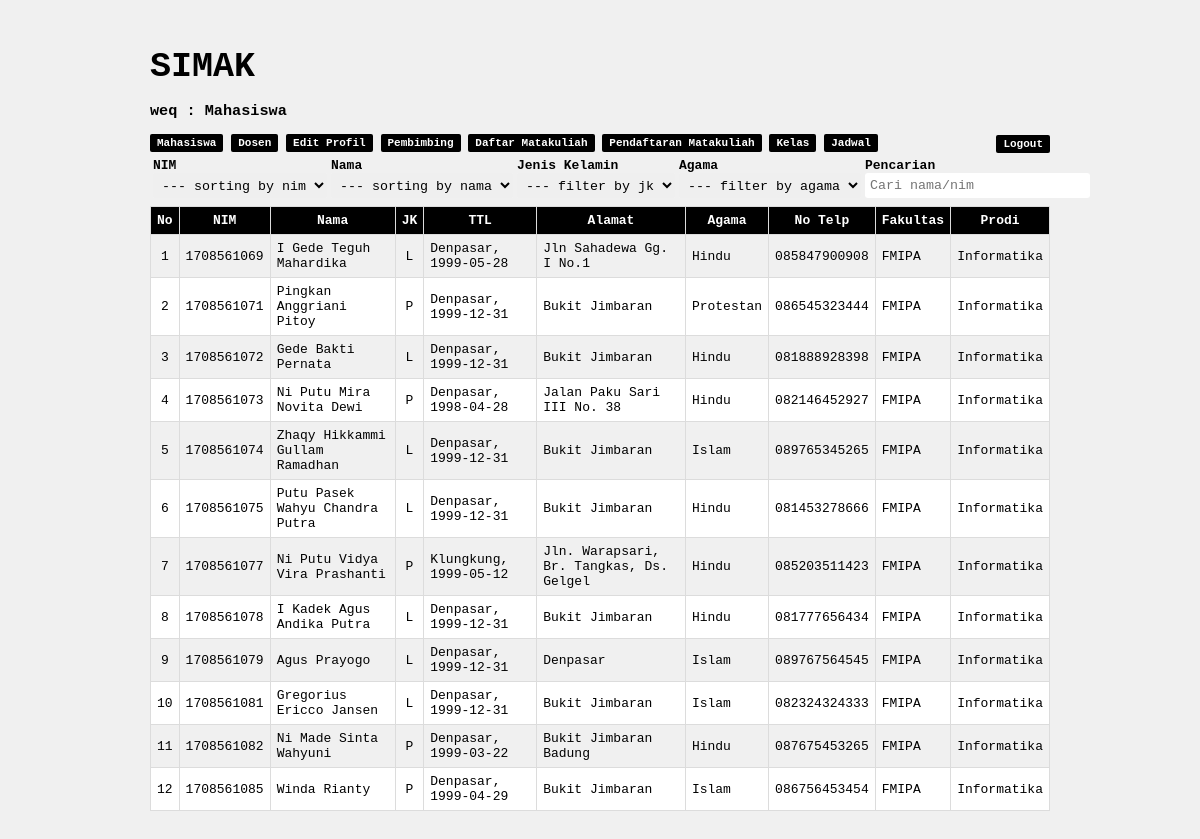
The page /mahasiswa.php (signed in) on the database its author committed.
### tables this page shows
CREATE TABLE `user` (
  `KodeUser` varchar(20) NOT NULL,
  `Username` varchar(15) NOT NULL,
  `Pwd` varchar(20) NOT NULL,
  `Nama` varchar(100) NOT NULL,
  `Otoritas` enum('Dosen','Mahasiswa','Staff') NOT NULL,
  `Status` enum('Verifikasi','Meninggal','Putus Kontrak','Belum Bayar','Mutasi') NOT NULL
);

CREATE TABLE `mahasiswa` (
  `nim` varchar(10) NOT NULL,
  `nama` varchar(50) DEFAULT NULL,
  `jk` enum('P','L') DEFAULT NULL,
  `tmp_lahir` varchar(30) DEFAULT NULL,
  `tgl_lahir` date DEFAULT NULL,
  `alamat` varchar(100) DEFAULT NULL,
  `agama` enum('Islam','Protestan','Katolik','Hindu','Buddha','Kong Hu Cu') DEFAULT NULL,
  `no_telp` varchar(15) DEFAULT NULL,
  `fakultas` enum('FIB','FK','FH','FT','FP','FEB','FAPET','FMIPA','FKH','FTP','FPAR','FISIP','FKP') DEFAULT NULL,
  `prodi` varchar(50) DEFAULT NULL,
  `Status` enum('Verifikasi','Meninggal','Belum Bayar') NOT NULL
);

### mahasiswa.php (the view, shortened to what this page needs)
<html>
    <head>
        <link type="text/css" rel="stylesheet" href="css/style.css">
    </head>
    <body>
        <div class="container">
            <h2>SIMAK</h2>
            <?php
                include "koneksi.php";
                $User=$_SESSION['Username'];
                $kode=mysqli_query($koneksi,"select * from user where Username = '$User'");
                $data=mysqli_fetch_array($kode);
                $otoritas = $data['Otoritas'];
            ?>
            <h3 style="color: black">
              <?php echo $data['Nama']; ?> : <?php echo $data['Otoritas']; ?>
            </h3>
            <?php
              if ($otoritas == "Mahasiswa") {
                ?>
                  <a href='mahasiswa.php'>Mahasiswa</a>
                  <a href='dosen.php'>Dosen</a>
                  <a href='edit.php'>Edit Profil</a>
                  <a href='pembimbing.php'>Pembimbing</a>
                  <a href='dm.php'>Daftar Matakuliah</a>
                  <a href="pm.php">Pendaftaran Matakuliah</a>
                  <a href="kelas.php">Kelas</a>
                  <a href="jadwal.php">Jadwal</a>
                  <a href="logout.php" style="float: right;">Logout</a>
                <?php
              }
            ?>
            <table width="100%" style="color:#fff; margin-top:5px;">
                <tr>
                    <td>
                        <b>NIM</b>
                        <select id="nim" class="input-form">
                            <option value="asc">--- sorting by nim</option>
                        </select>
                    </td>
                    <td>
                        <b>Nama</b>
                        <select id="nama" class="input-form">
                            <option value="asc">--- sorting by nama</option>
                        </select>
                    </td>
                    <td>
                        <b>Jenis Kelamin</b>
                        <select id="jk" class="input-form">
                            <option value="all">--- filter by jk</option>
                        </select>
                    </td>
                    <td>
                        <b>Agama</b>
                        <select id="agama" class="input-form">
                            <option value="all">--- filter by agama</option>
                        </select>
                    </td>
                    <td>
                        <b>Pencarian</b>
                        <input type="text" class="input-form" id="cari" style="width:225px;" placeholder="Cari nama/nim">
                    </td>
                </tr>
            </table>
            <form action="statusmhs.php" method="POST" name="statmhs">
            <table border="1" width="100%" class="tabel" style="margin-top:5px">
                <thead>
                <tr>
                    <th>No</th>
                    <th>NIM</th>
                    <th>Nama</th>
                    <th>JK</th>
                    <th>TTL</th>
                    <th>Alamat</th>
                    <th>Agama</th>
                    <th>No Telp</th>
                    <th>Fakultas</th>
                    <th>Prodi</th>
                </tr>
                </thead>
                <tbody id="tabel">
                <?php
                    include "koneksi.php";
                    $query_mysqli = mysqli_query($koneksi, "SELECT * FROM mahasiswa")or die(mysql_error());
                    $nomor = 1;
                    while($data = mysqli_fetch_array($query_mysqli)){
                ?>
                <tr>
                    <td align="center"><?php echo $nomor++; ?></td>
                    <td><?php echo $data['nim']; ?></td>
                    <td><?php echo $data['nama']; ?></td>
                    <td align="center"><?php echo $data['jk']; ?></td>
                    <td><?php echo $data['tmp_lahir'].", ".$data['tgl_lahir'];; ?></td>
                    <td><?php echo $data['alamat']; ?></td>
                    <td><?php echo $data['agama']; ?></td>
                    <td><?php echo $data['no_telp']; ?></td>
                    <td><?php echo $data['fakultas']; ?></td>
                    <td><?php echo $data['prodi']; ?></td>
                </tr>
                <?php } ?>
                </tbody>
            </table>
          </form>
        </div>
    </body>
</html>

### css/style.css (style rules this page uses)
* { font-family: monospace; }
body { background-color:#f0f0f0; }
.container { height: auto; padding: 10px; width: 900px; color: #fff; margin: auto; }
h2 { font-size: 35px; font-weight: bold; margin-bottom: 5px; color: black; }
.input-form { height: 25px; padding: 5px; border: none; border-radius: 3px; }
.tabel { border-collapse: collapse; }
.tabel, .tabel th, .tabel td { border: 1px solid gainsboro; padding: 6px; }
.tabel th { background-color:#000000; color: #fff; }
.tabel tr:nth-child(odd) { background-color: #f0f0 ; }
.tabel tr:nth-child(even) { background-color: #FFF ; }
a { text-decoration: none; color: white; background-color: #000000; padding: 3px; border-radius: 2px; font-size: 11px; font-weight: bold; padding: 3px 7px 3px 7px; }
b { color: black; }

### rows shown on the page
user: Nama "weq", Otoritas "Mahasiswa"
mahasiswa: nim "1708561069", nama "I Gede Teguh Mahardika", jk "L", tmp_lahir "Denpasar", tgl_lahir "1999-05-28", alamat "Jln Sahadewa Gg. I No.1", agama "Hindu", no_telp "085847900908", fakultas "FMIPA", prodi "Informatika"
mahasiswa: nim "1708561071", nama "Pingkan Anggriani Pitoy", jk "P", tmp_lahir "Denpasar", tgl_lahir "1999-12-31", alamat "Bukit Jimbaran", agama "Protestan", no_telp "086545323444", fakultas "FMIPA", prodi "Informatika"
mahasiswa: nim "1708561072", nama "Gede Bakti Pernata", jk "L", tmp_lahir "Denpasar", tgl_lahir "1999-12-31", alamat "Bukit Jimbaran", agama "Hindu", no_telp "081888928398", fakultas "FMIPA", prodi "Informatika"
mahasiswa: nim "1708561073", nama "Ni Putu Mira Novita Dewi", jk "P", tmp_lahir "Denpasar", tgl_lahir "1998-04-28", alamat "Jalan Paku Sari III No. 38", agama "Hindu", no_telp "082146452927", fakultas "FMIPA", prodi "Informatika"
mahasiswa: nim "1708561074", nama "Zhaqy Hikkammi Gullam Ramadhan", jk "L", tmp_lahir "Denpasar", tgl_lahir "1999-12-31", alamat "Bukit Jimbaran", agama "Islam", no_telp "089765345265", fakultas "FMIPA", prodi "Informatika"
mahasiswa: nim "1708561075", nama "Putu Pasek Wahyu Chandra Putra", jk "L", tmp_lahir "Denpasar", tgl_lahir "1999-12-31", alamat "Bukit Jimbaran", agama "Hindu", no_telp "081453278666", fakultas "FMIPA", prodi "Informatika"
mahasiswa: nim "1708561077", nama "Ni Putu Vidya Vira Prashanti", jk "P", tmp_lahir "Klungkung", tgl_lahir "1999-05-12", alamat "Jln. Warapsari, Br. Tangkas, Ds. Gelgel", agama "Hindu", no_telp "085203511423", fakultas "FMIPA", prodi "Informatika"
mahasiswa: nim "1708561078", nama "I Kadek Agus Andika Putra", jk "L", tmp_lahir "Denpasar", tgl_lahir "1999-12-31", alamat "Bukit Jimbaran", agama "Hindu", no_telp "081777656434", fakultas "FMIPA", prodi "Informatika"
mahasiswa: nim "1708561079", nama "Agus Prayogo", jk "L", tmp_lahir "Denpasar", tgl_lahir "1999-12-31", alamat "Denpasar", agama "Islam", no_telp "089767564545", fakultas "FMIPA", prodi "Informatika"
mahasiswa: nim "1708561081", nama "Gregorius Ericco Jansen", jk "L", tmp_lahir "Denpasar", tgl_lahir "1999-12-31", alamat "Bukit Jimbaran", agama "Islam", no_telp "082324324333", fakultas "FMIPA", prodi "Informatika"
mahasiswa: nim "1708561082", nama "Ni Made Sinta Wahyuni", jk "P", tmp_lahir "Denpasar", tgl_lahir "1999-03-22", alamat "Bukit Jimbaran Badung", agama "Hindu", no_telp "087675453265", fakultas "FMIPA", prodi "Informatika"
mahasiswa: nim "1708561085", nama "Winda Rianty", jk "P", tmp_lahir "Denpasar", tgl_lahir "1999-04-29", alamat "Bukit Jimbaran", agama "Islam", no_telp "086756453454", fakultas "FMIPA", prodi "Informatika"
